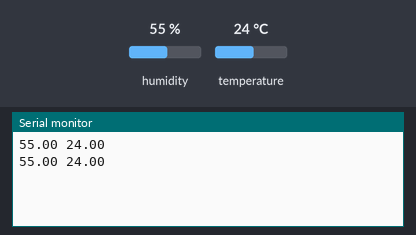
A sketch run on a simulated Arduino Uno, built with avr-gcc and run on an emulated ATmega328P. On the bench: the last lines printed to the serial monitor. The test bench sets the inputs (shaded band); at power-on: humidity 55 %, temperature 24 °C.

Above: at 4.8 s.
4.9 s: humidity set to 22 %
At 6.8 s:
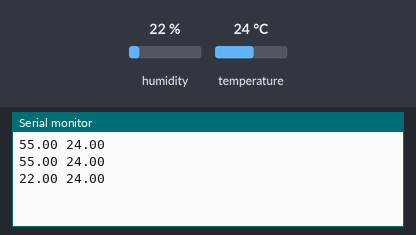
7.9 s: temperature set to 12 °C
At 9.2 s:
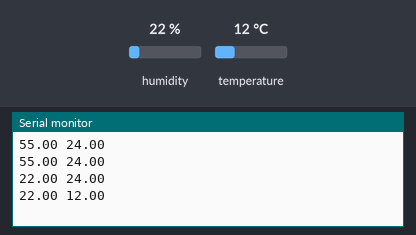
10.9 s: humidity set to 40 %
At 12.8 s:
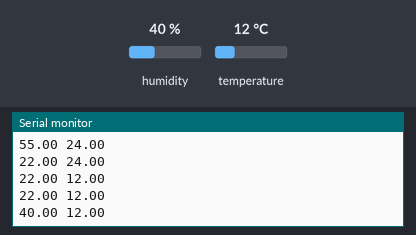
Timing chart, 0 to 14.3 s (numbered marks = the images above; inputs shaded):
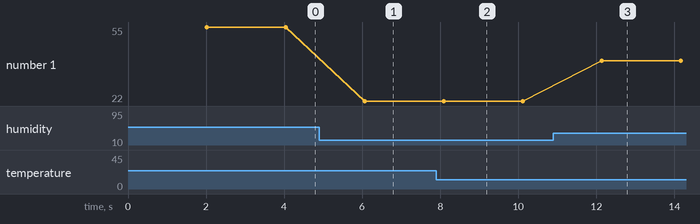

Measured:
- after the input at 4.9 s, the serial monitor: prints a new line after 1.2 s (image 1)
- after the input at 7.9 s, the serial monitor: prints a new line after 0.20 s (image 2)
- after the input at 10.9 s, the serial monitor: prints a new line after 1.2 s (image 3)
- plotted number 1: 55 → 22 after the input at 4.9 s, 22 → 40 after the input at 10.9 s

The sketch:

CompostGrapher.ino
```cpp
// Use Adafruit DHT Sensor Library
#include "DHT.h"

// Arduino pin connected to DHT-11's data pin
#define DHTPIN 2

// Type of DHT Sensor
#define DHTTYPE DHT11

// Initialize Sensor Library
DHT dht(DHTPIN, DHTTYPE);

void setup() {
  // Serial Monitor/Plotter
  Serial.begin(9600);
  dht.begin();
}

void loop() {
  // Wait between measurements
  delay(2000);

  // Read Humidity
  float h = dht.readHumidity();

  // Read temperature as Celsius
  float t = dht.readTemperature();

  // Print values in a format compatible with Serial Plotter
  // (Humidity and Temperature separated by a tab or space)
  Serial.print(h);
  Serial.print(" ");
  Serial.println(t);
}
```
